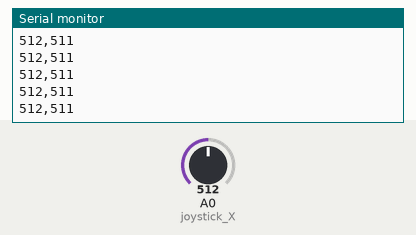
A sketch run on a simulated Arduino Uno, built with avr-gcc and run on an emulated ATmega328P. Parts: the last lines printed to the serial monitor. Inputs (shaded band) come from the test bench; at power-on: A0 (joystick_X) = 512.

Above: at 4.2 s.
4.3 s: A0 (joystick_X) set to 110
At 4.8 s:
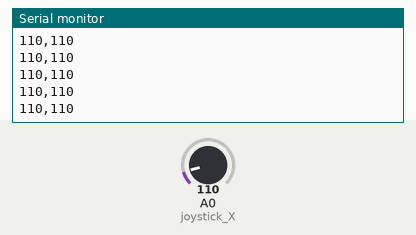
5.8 s: A0 (joystick_X) set to 89
At 6.3 s:
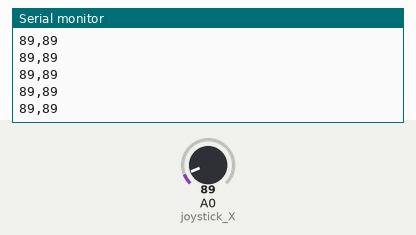
Timing chart, 0 to 8.8 s (numbered marks = the images above; inputs shaded):
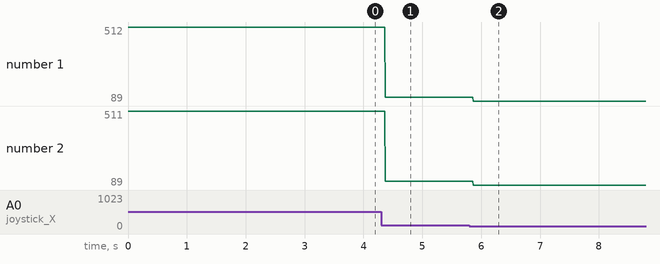

Measured:
- after the input at 4.3 s, the serial monitor: prints a new line after 0.07 s (image 1)
- after the input at 5.8 s, the serial monitor: prints a new line after 0.07 s (image 2)
- plotted number 1: 512 → 110 after the input at 4.3 s, 110 → 89 after the input at 5.8 s
- plotted number 2: 511 → 110 after the input at 4.3 s, 110 → 89 after the input at 5.8 s

The sketch:

2_MapJoystick.ino
```cpp
#define MAX_JOYSTICK 1023
#define MIN_JOYSTICK 0

#define MAPVALUE 100

int joystick_X = A0;

int filteroffset( int value ){
  int sensor_offset = 20;
  int filter = value;
  if ( value > ( MAX_JOYSTICK/2 - sensor_offset) && value < ( MAX_JOYSTICK/2 + sensor_offset) ){
    filter = MAX_JOYSTICK/2;
  }

  //Devolver el valor del sensor mapeado entre los valores definidos
  return filter;
}

void setup() {
  Serial.begin(9600);
}

void loop() {
  int valueX = analogRead( joystick_X );
  int valueX_Filtered = filteroffset( valueX );

  Serial.print( valueX );
  Serial.print( "," );
  Serial.println( valueX_Filtered );
}
```
